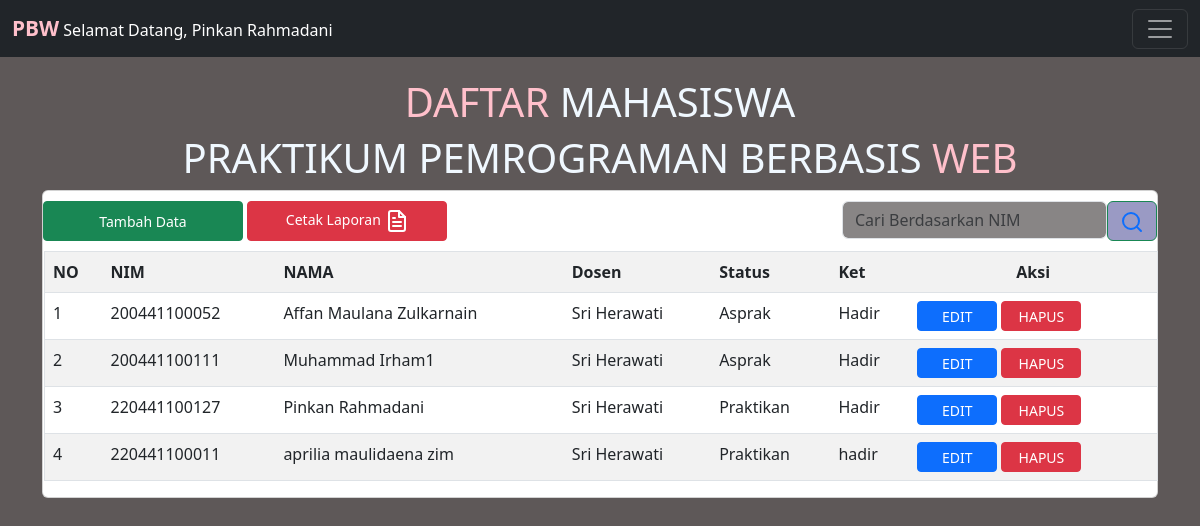
The page /Pinkan_Rahmadani_UTS.php on the database its author committed.
### tables this page shows
CREATE TABLE `tbl_mhs2` (
  `id_mahasiswa` int(11) NOT NULL,
  `nim` varchar(15) NOT NULL,
  `nama_mhs` varchar(30) NOT NULL,
  `nama_dosen` varchar(30) NOT NULL,
  `st` varchar(20) NOT NULL,
  `ket` varchar(20) NOT NULL
);

### Pinkan_Rahmadani_UTS.php (the view, shortened to what this page needs)
<!DOCTYPE html>
<html lang="en">
  <head>
    <link
      href="https://cdn.jsdelivr.net/npm/bootstrap@5.3.0-alpha3/dist/css/bootstrap.min.css"
      rel="stylesheet"
    />
    <link rel="stylesheet" href="tugas.css" />
  </head>
  <body>
    <nav class="navbar navbar-dark bg-dark fixed-top">
      <div class="container-fluid">
        <a class="navbar-brand" href="#"
          ><span>PBW</span> Selamat Datang, Pinkan Rahmadani</a
        >
        <button
          class="navbar-toggler"
          type="button"
          data-bs-toggle="offcanvas"
          data-bs-target="#offcanvasDarkNavbar"
          aria-controls="offcanvasDarkNavbar"
          aria-label="Toggle navigation"
        >
          <span class="navbar-toggler-icon"></span>
        </button>
      </div>
    </nav>
    <div class="container mt-3">
    <div class="row">
      <h1 style="color: aliceblue"><span>DAFTAR </span> MAHASISWA</h1>
      <h1 style="color: aliceblue">
        PRAKTIKUM PEMROGRAMAN BERBASIS <span>WEB</span>
      </h1>
      <div class="col">
        <div class="card " >
            <div class="p">
                <button type="button" class="btn btn-success btn-sm" style="width: 200px;height: 40px;margin-top: 10px;margin-bottom: 10px;" ><a href="tambah.php" style="  text-decoration: none; color:white;">Tambah Data</button>
                <button type="button" class="btn btn-danger btn-sm"style="width: 200px;height: 40px;margin-top: 10px;margin-bottom: 10px;">Cetak Laporan  <i data-feather="file-text"></i></button>
            <form class="d-flex" role="search" style="float: right;margin-top: 10px;margin-bottom: 10px;">
                <input class="form-control me-2" type="search" placeholder="Cari Berdasarkan NIM" aria-label="Search" style="background-color: rgb(136, 133, 133);">
                <button class="btn btn-outline-success" type="submit"><a href=""><i data-feather="search"></i></a></button>
              </form>
            </div>
            <table class="table table-striped table-hover" border="1px" >
                <tr style="background-color: rgb(0, 174, 255);">
                  <th scope="col">NO</th>
                  <th scope="col">NIM</th>
                  <th scope="col">NAMA</th>
                  <th scope="col">Dosen</th>
                  <th scope="col">Status</th>
                  <th scope="col">Ket</th>
                  <th scope="col" style="text-align: center;justify-content: center;">Aksi</th>
                </tr>
                <?php
                include 'conect.php';
                $no = 1;
                $data = mysqli_query($conect,"SELECT * FROM tbl_mhs2");
                while($d = mysqli_fetch_array($data)){
                  ?>
                  <tr>
                    <td><?php echo $no++; ?></td>
                    <td><?php echo $d['nim']; ?></td>
                    <td><?php echo $d['nama_mhs']; ?></td>
                    <td><?php echo $d['nama_dosen']; ?></td>
                    <td><?php echo $d['st']; ?></td>
                    <td><?php echo $d['ket']; ?></td>
                    <td>
                    <button type="button" class="btn btn-primary btn-sm " style="width: 80px;height: 30px;border-radius: 10px;"> <a style="  text-decoration: none; color:white;"  href="mengubah.php?id=<?php echo $d['id_mahasiswa']; ?>">EDIT</a> </button>
                    <button type="button" class="btn btn-danger btn-sm "style="width: 80px;height: 30px;border-radius: 10px;"> <a style="  text-decoration: none; color:white;" href="deleted.php?id=<?php echo $d['id_mahasiswa']; ?>">HAPUS</a></button>
                    </td>
                  </tr>
                  <?php
                }
                ?>
              </table>
            </div>
          </div>
        </div>
    </div>
  </body>
</html>

### tugas.css (style rules this page uses)
* { margin: 0; padding: 0; }
:root { --second-bg-color: rgb(94, 88, 88); --color-main: pink; }
body { background-color: var(--second-bg-color); }
.row { margin-top: 7%; }
h1 { text-align: center; }
h1 span { color: var(--color-main); }
.navbar-brand span { color: var(--color-main); font-size: 130%; font-weight: bold; }
a.navbar-brand { font-size: medium; }
.card .d-flex { width: 30%; justify-content: flex-end; }
.card { display: flex; justify-content: flex-end; }
.card table { margin-left: 1px; margin-right: 1px; }
.card .p .d-flex .btn { background-color: rgb(154, 154, 196); }

### rows shown on the page
tbl_mhs2: nim "200441100052", nama_mhs "Affan Maulana Zulkarnain", nama_dosen "Sri Herawati", st "Asprak", ket "Hadir"
tbl_mhs2: nim "200441100111", nama_mhs "Muhammad Irham1", nama_dosen "Sri Herawati", st "Asprak", ket "Hadir"
tbl_mhs2: nim "220441100127", nama_mhs "Pinkan Rahmadani", nama_dosen "Sri Herawati", st "Praktikan", ket "Hadir"
tbl_mhs2: nim "220441100011", nama_mhs "aprilia maulidaena zim", nama_dosen "Sri Herawati", st "Praktikan", ket "hadir"
